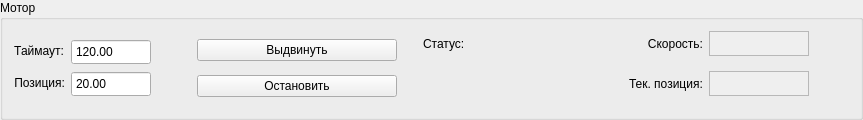
         <widget class="QGroupBox" name="Motor">
          <property name="minimumSize">
           <size>
            <width>600</width>
            <height>120</height>
           </size>
          </property>
          <property name="maximumSize">
           <size>
            <width>950</width>
            <height>120</height>
           </size>
          </property>
          <property name="font">
           <font>
            <weight>50</weight>
            <bold>false</bold>
           </font>
          </property>
          <property name="title">
           <string>Мотор</string>
          </property>
          <layout class="QHBoxLayout" name="horizontalLayout_6">
           <item>
            <layout class="QFormLayout" name="formLayout_2">
             <property name="topMargin">
              <number>8</number>
             </property>
             <item row="0" column="0">
              <widget class="QLabel" name="label_20">
               <property name="maximumSize">
                <size>
                 <width>16777215</width>
                 <height>50</height>
                </size>
               </property>
               <property name="text">
                <string>Таймаут:</string>
               </property>
               <property name="alignment">
                <set>Qt::AlignRight|Qt::AlignTrailing|Qt::AlignVCenter</set>
               </property>
              </widget>
             </item>
             <item row="0" column="1">
              <widget class="QDoubleSpinBox" name="m_timeout">
               <property name="minimumSize">
                <size>
                 <width>80</width>
                 <height>26</height>
                </size>
               </property>
               <property name="maximumSize">
                <size>
                 <width>80</width>
                 <height>26</height>
                </size>
               </property>
               <property name="buttonSymbols">
                <enum>QAbstractSpinBox::NoButtons</enum>
               </property>
               <property name="correctionMode">
                <enum>QAbstractSpinBox::CorrectToNearestValue</enum>
               </property>
               <property name="suffix">
                <string/>
               </property>
               <property name="maximum">
                <double>1800.000000000000000</double>
               </property>
               <property name="value">
                <double>120.000000000000000</double>
               </property>
              </widget>
             </item>
             <item row="1" column="0">
              <widget class="QLabel" name="label_25">
               <property name="maximumSize">
                <size>
                 <width>16777215</width>
                 <height>50</height>
                </size>
               </property>
               <property name="text">
                <string>Позиция:</string>
               </property>
               <property name="alignment">
                <set>Qt::AlignRight|Qt::AlignTrailing|Qt::AlignVCenter</set>
               </property>
              </widget>
             </item>
             <item row="1" column="1">
              <widget class="QDoubleSpinBox" name="m_position">
               <property name="minimumSize">
                <size>
                 <width>80</width>
                 <height>26</height>
                </size>
               </property>
               <property name="maximumSize">
                <size>
                 <width>80</width>
                 <height>26</height>
                </size>
               </property>
               <property name="buttonSymbols">
                <enum>QAbstractSpinBox::NoButtons</enum>
               </property>
               <property name="correctionMode">
                <enum>QAbstractSpinBox::CorrectToNearestValue</enum>
               </property>
               <property name="suffix">
                <string/>
               </property>
               <property name="maximum">
                <double>10000.000000000000000</double>
               </property>
               <property name="value">
                <double>20.000000000000000</double>
               </property>
              </widget>
             </item>
            </layout>
           </item>
           <item>
            <spacer name="horizontalSpacer_17">
             <property name="orientation">
              <enum>Qt::Horizontal</enum>
             </property>
             <property name="sizeHint" stdset="0">
              <size>
               <width>40</width>
               <height>20</height>
              </size>
             </property>
            </spacer>
           </item>
           <item>
            <layout class="QVBoxLayout" name="verticalLayout">
             <item>
              <widget class="QPushButton" name="m_start">
               <property name="minimumSize">
                <size>
                 <width>100</width>
                 <height>0</height>
                </size>
               </property>
               <property name="maximumSize">
                <size>
                 <width>16777215</width>
                 <height>16777215</height>
                </size>
               </property>
               <property name="text">
                <string>Выдвинуть</string>
               </property>
              </widget>
             </item>
             <item>
              <widget class="QPushButton" name="m_stop">
               <property name="minimumSize">
                <size>
                 <width>200</width>
                 <height>0</height>
                </size>
               </property>
               <property name="maximumSize">
                <size>
                 <width>16777215</width>
                 <height>16777215</height>
                </size>
               </property>
               <property name="text">
                <string>Остановить</string>
               </property>
              </widget>
             </item>
            </layout>
           </item>
           <item>
            <spacer name="horizontalSpacer_4">
             <property name="orientation">
              <enum>Qt::Horizontal</enum>
             </property>
             <property name="sizeType">
              <enum>QSizePolicy::Minimum</enum>
             </property>
             <property name="sizeHint" stdset="0">
              <size>
               <width>20</width>
               <height>20</height>
              </size>
             </property>
            </spacer>
           </item>
           <item>
            <layout class="QGridLayout" name="gridLayout_2">
             <item row="1" column="2">
              <widget class="QPlainTextEdit" name="m_cur_position">
               <property name="enabled">
                <bool>false</bool>
               </property>
               <property name="minimumSize">
                <size>
                 <width>100</width>
                 <height>25</height>
                </size>
               </property>
               <property name="maximumSize">
                <size>
                 <width>100</width>
                 <height>25</height>
                </size>
               </property>
               <property name="verticalScrollBarPolicy">
                <enum>Qt::ScrollBarAlwaysOff</enum>
               </property>
               <property name="horizontalScrollBarPolicy">
                <enum>Qt::ScrollBarAlwaysOff</enum>
               </property>
               <property name="readOnly">
                <bool>true</bool>
               </property>
               <property name="overwriteMode">
                <bool>false</bool>
               </property>
              </widget>
             </item>
             <item row="0" column="0">
              <widget class="QLabel" name="label_11">
               <property name="maximumSize">
                <size>
                 <width>60</width>
                 <height>50</height>
                </size>
               </property>
               <property name="font">
                <font>
                 <weight>50</weight>
                 <bold>false</bold>
                </font>
               </property>
               <property name="text">
                <string>Статус:</string>
               </property>
               <property name="textFormat">
                <enum>Qt::AutoText</enum>
               </property>
              </widget>
             </item>
             <item row="1" column="0">
              <widget class="QLabel" name="m_status">
               <property name="minimumSize">
                <size>
                 <width>200</width>
                 <height>50</height>
                </size>
               </property>
               <property name="maximumSize">
                <size>
                 <width>200</width>
                 <height>50</height>
                </size>
               </property>
               <property name="font">
                <font>
                 <weight>50</weight>
                 <italic>false</italic>
                 <bold>false</bold>
                 <underline>false</underline>
                 <strikeout>false</strikeout>
                 <kerning>true</kerning>
                </font>
               </property>
               <property name="text">
                <string/>
               </property>
               <property name="textFormat">
                <enum>Qt::PlainText</enum>
               </property>
              </widget>
             </item>
             <item row="0" column="2">
              <widget class="QPlainTextEdit" name="m_velocity">
               <property name="enabled">
                <bool>false</bool>
               </property>
               <property name="minimumSize">
                <size>
                 <width>100</width>
                 <height>25</height>
                </size>
               </property>
               <property name="maximumSize">
                <size>
                 <width>100</width>
                 <height>25</height>
                </size>
               </property>
               <property name="verticalScrollBarPolicy">
                <enum>Qt::ScrollBarAlwaysOff</enum>
               </property>
               <property name="horizontalScrollBarPolicy">
                <enum>Qt::ScrollBarAlwaysOff</enum>
               </property>
               <property name="readOnly">
                <bool>true</bool>
               </property>
               <property name="overwriteMode">
                <bool>false</bool>
               </property>
              </widget>
             </item>
             <item row="0" column="1">
              <widget class="QLabel" name="label_8">
               <property name="maximumSize">
                <size>
                 <width>100</width>
                 <height>50</height>
                </size>
               </property>
               <property name="font">
                <font>
                 <weight>50</weight>
                 <italic>false</italic>
                 <bold>false</bold>
                </font>
               </property>
               <property name="text">
                <string>Скорость:</string>
               </property>
               <property name="alignment">
                <set>Qt::AlignRight|Qt::AlignTrailing|Qt::AlignVCenter</set>
               </property>
              </widget>
             </item>
             <item row="1" column="1">
              <widget class="QLabel" name="label_9">
               <property name="enabled">
                <bool>true</bool>
               </property>
               <property name="minimumSize">
                <size>
                 <width>0</width>
                 <height>0</height>
                </size>
               </property>
               <property name="maximumSize">
                <size>
                 <width>100</width>
                 <height>50</height>
                </size>
               </property>
               <property name="font">
                <font>
                 <weight>50</weight>
                 <bold>false</bold>
                </font>
               </property>
               <property name="text">
                <string>Тек. позиция:</string>
               </property>
              </widget>
             </item>
            </layout>
           </item>
           <item>
            <spacer name="horizontalSpacer">
             <property name="orientation">
              <enum>Qt::Horizontal</enum>
             </property>
             <property name="sizeHint" stdset="0">
              <size>
               <width>40</width>
               <height>20</height>
              </size>
             </property>
            </spacer>
           </item>
          </layout>
         </widget>
